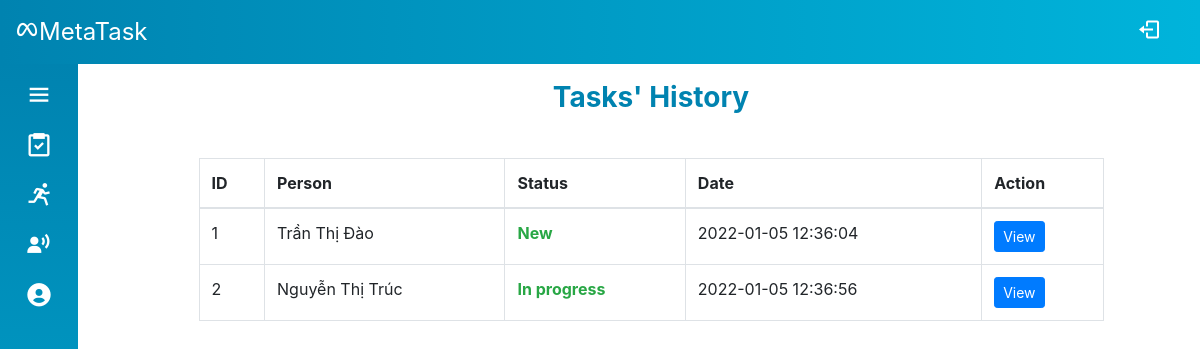
The app's page /Source/mvc/index.php?controller=task&action=indexHistory&id=1 (signed in) with its own data.
### tables this page shows
CREATE TABLE `task_record` (
  `id` int(6) UNSIGNED NOT NULL,
  `task_id` int(6) UNSIGNED NOT NULL,
  `person_id` int(6) UNSIGNED NOT NULL,
  `status` varchar(30) NOT NULL DEFAULT 'New',
  `note` varchar(200) DEFAULT NULL,
  `file_name` varchar(100) DEFAULT NULL,
  `file` varchar(200) DEFAULT NULL,
  `date` timestamp NOT NULL DEFAULT current_timestamp() ON UPDATE current_timestamp()
);

CREATE TABLE `account_info` (
  `id` int(6) UNSIGNED NOT NULL,
  `firstname` varchar(30) NOT NULL,
  `lastname` varchar(30) NOT NULL,
  `email` varchar(50) DEFAULT NULL,
  `phone` varchar(30) DEFAULT NULL,
  `avatar` varchar(200) DEFAULT NULL,
  `department` int(6) UNSIGNED NOT NULL
);

### Source/mvc/controllers/base_controller.php (called while the page is built, shortened)
<?php
    class BaseController {
        protected $name;
        public function render($view, $data = array()) {
            extract($data);
            require_once('views/' .$this->name . '/' . $view . '.php');
            require_once('views/layout/template.php');
        }
    }
?>

### Source/mvc/controllers/task_controller.php (called while the page is built, shortened)
<?php
require_once('models/Task.php');
require_once('models/User.php');
require_once('base_controller.php');
class TaskController extends BaseController
{
    public function indexHistory()
    {
        $taskID = filter_input(INPUT_GET, 'id', FILTER_SANITIZE_STRING);
        $history = Task::getAllHistory($taskID);
        $this->render('indexHistory', array('history' => $history));
    }
}

### Source/mvc/route.php (called while the page is built, shortened)
<?php
$obj = new $className();
$obj->$action();

### Source/mvc/index.php (called while the page is built, shortened)
<?php
require_once('route.php');

### Source/mvc/models/Task.php (called while the page is built, shortened)
<?php
class TaskRecord
{
    public function __construct(
        $id,
        $task_id,
        $person_id,
        $status,
        $note,
        $file_name,
        $file,
        $date
    ) {
        $this->id = $id;
        $this->status = $status;
        $this->date = $date;
    }
    public static function getAll($taskID)
    {
        $sql = "SELECT * FROM task_record WHERE task_id = :taskID";
        $conn = DB::getConnection();
        $stm = $conn->prepare($sql);
        $stm->execute(array('taskID' => $taskID));
        $data = array();
        foreach ($stm->fetchAll() as $item) {
            $data[] = new TaskRecord($item['id'], $item['task_id'], $item['person_id'], $item['status'], $item['note'], $item['file_name'], $item['file'], $item['date']);
        }
        return $data;
    }
}
class Task
{
    public static function getAllHistory($taskID)
    {
        return TaskRecord::getAll($taskID);
    }
}

### Source/mvc/models/User.php (called while the page is built, shortened)
<?php
class User
{
    public static function getFullName($id)
    {
        $sql = "select firstname, lastname from account_info where id = :id";
        $conn = DB::getConnection();
        $stm = $conn->prepare($sql);
        $stm->execute(array('id' => $id));
        if ($item = $stm->fetch()) {
            return $item['lastname'] . ' ' . $item['firstname'];
        }
        return null;
    }
}

### Source/mvc/views/task/indexHistory.php (the view, shortened to what this page needs)
<div class="container-fluid">
    <div class="row">
        <div class="col-12 col-md-10 offset-md-1">
            <div class="profile-info">
                <div class="info-header mb-3">Tasks' History</div>
                <div class="info-body">
                    <div class="table-wrapper-scroll-y">
                        <table class="table table-bordered table-hover mt-4 table-responsive-md">
                            <thead>
                                <tr>
                                    <th>ID</th>
                                    <th>Person</th>
                                    <th>Status</th>
                                    <th>Date</th>
                                    <th>Action</th>
                                </tr>
                            </thead>
                            <tbody id="table-body">
                                <?php
                                foreach ($data['history'] as $s) {
                                ?>
                                    <tr>
                                        <td><?= $s->id ?></td>
                                        <td><?= User::getFullName($s->person_id) ?></td>
                                        <td class="text-success font-weight-bold"><?= $s->status ?></td>
                                        <td><?= $s->date ?></td>
                                        <td>
                                            <a class="btn btn-sm btn-primary" href="?controller=task&action=viewHistory&id=<?= $s->id ?>">View</a>
                                        </td>
                                    </tr>
                                <?php
                                }
                                ?>
                            </tbody>
                        </table>
                    </div>
                </div>
            </div>
        </div>
    </div>
</div>

### Source/mvc/style.css (style rules this page uses)
* { padding: 0; margin: 0; box-sizing: border-box; list-style-type: none; }
body { position: relative; min-height: 100vh; width: 100%; }
.profile-info, .profile-img { height: 360px; }
.modal .modal-header .modal-title, .profile-info .info-header { text-align: center; font-size: 28px; font-weight: 700; color: #0083b0; }
.table-wrapper-scroll-y { height: 60vh; overflow: auto; }

### records on screen
task_record: id "1", person.firstname "Trần Thị Đào", status "New", date "2022-01-05 12:36:04"
task_record: id "2", person.firstname "Nguyễn Thị Trúc", status "In progress", date "2022-01-05 12:36:56"
